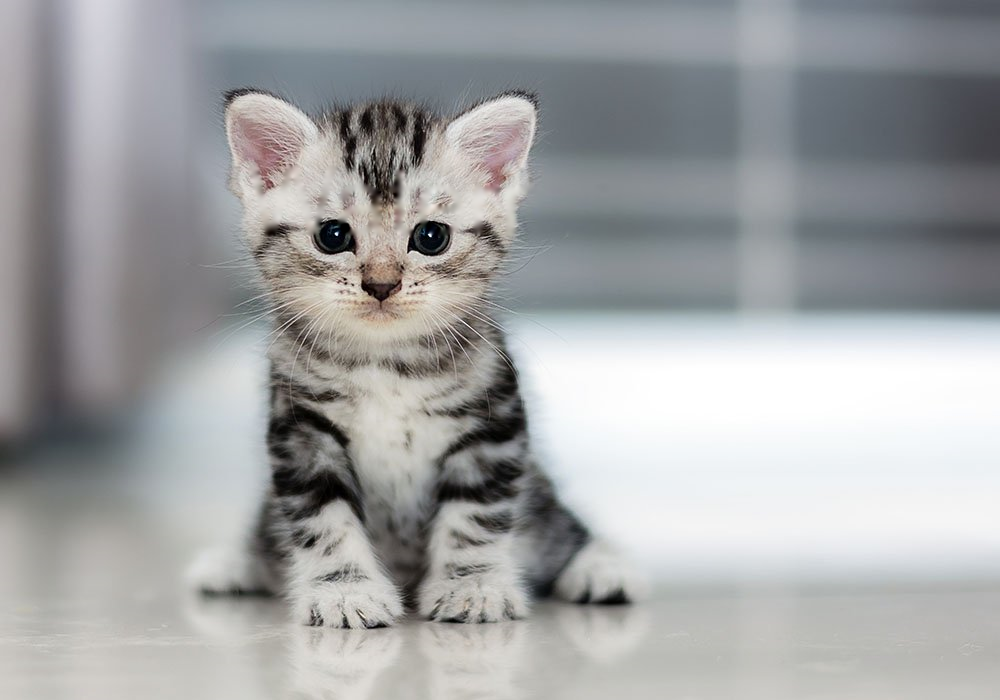
#> input picture line-draw/png/kitty.png, 1000 x 700 px
$ python main.py
#> lines starting #> are read from the running program, lines starting #| are printed output that depends on the picture
import cv2
#opencvはwebp非対応
image = cv2.imread("png/kitty.png")
#> image is the input picture: shape (700, 1000, 3); mean B, G, R 164.4, 163.4, 162.1
gray_image = cv2.cvtColor(image, cv2.COLOR_BGR2GRAY)
cv2.imwrite("png/kitty-gray.png", gray_image)
inverted_image = 255 - gray_image
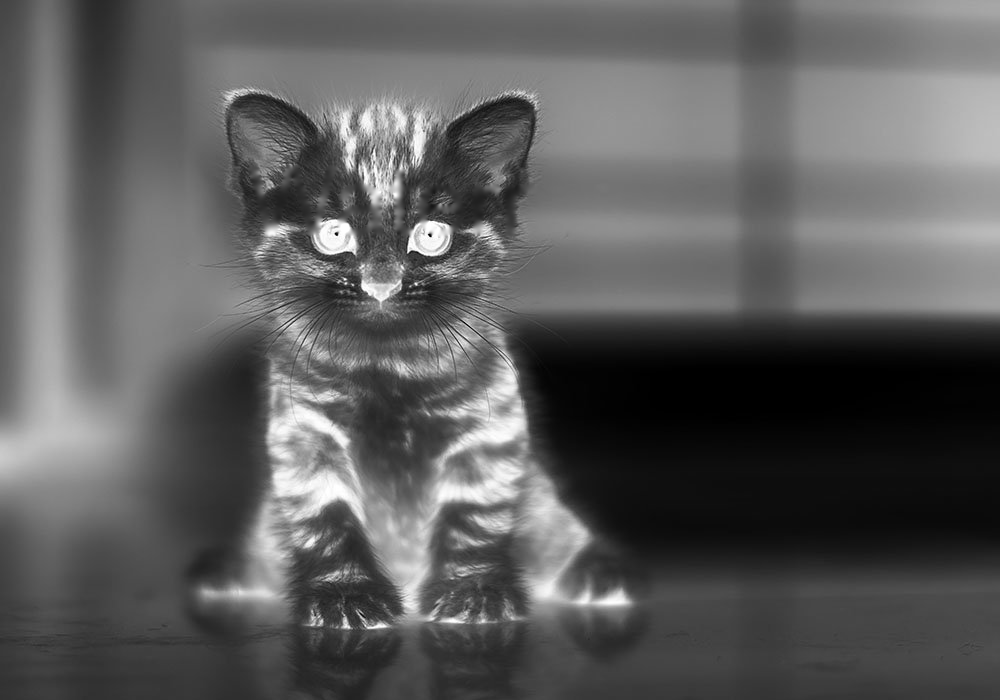
#> inverted_image: shape (700, 1000); min 0, max 255, mean 91.9
cv2.imwrite("png/kitty-inverted.png", inverted_image)
blurred = cv2.GaussianBlur(inverted_image, (21, 21), 0)
cv2.imwrite("png/kitty-blurred.png", blurred)
inverted_blurred = 255 - blurred
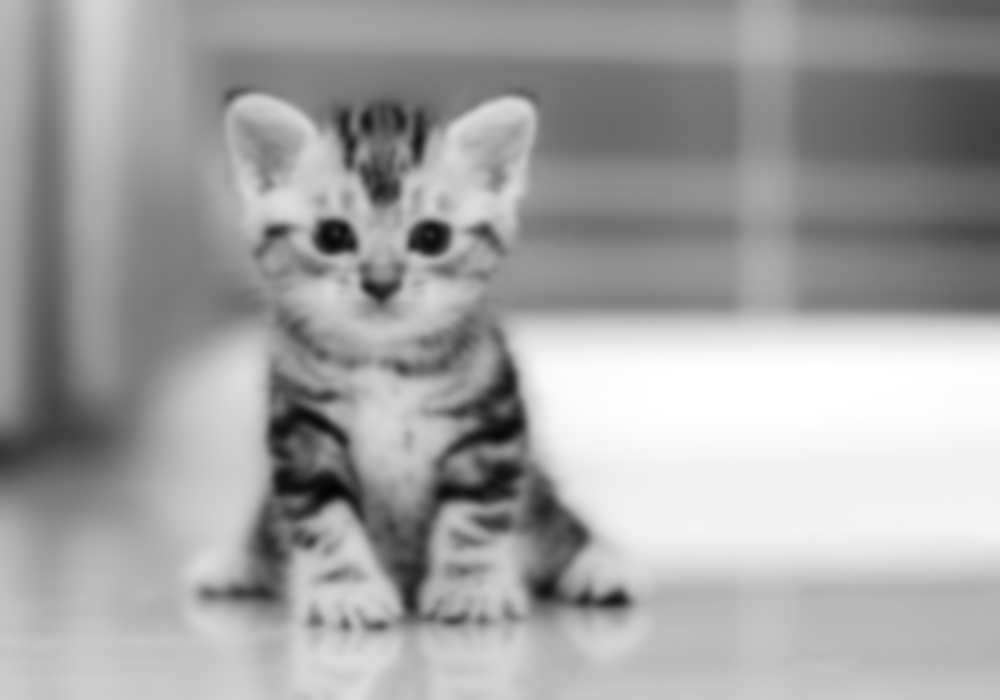
#> inverted_blurred: shape (700, 1000); min 5, max 255, mean 163.1
pencil_sketch = cv2.divide(gray_image, inverted_blurred, scale=256.0)
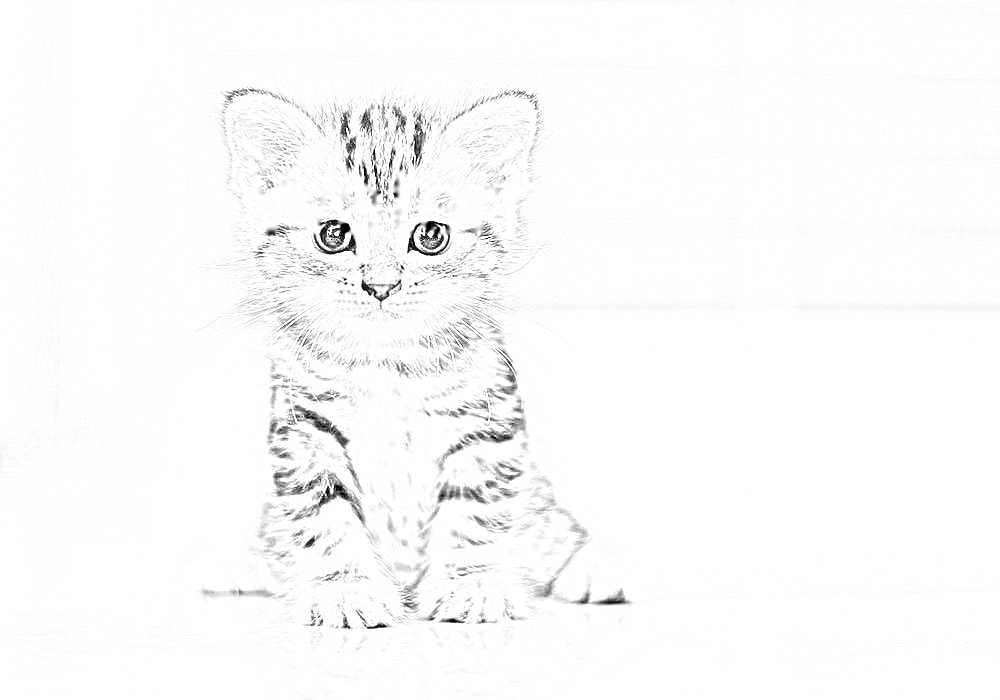
#> pencil_sketch: shape (700, 1000); min 0, max 255, mean 250.8
cv2.imwrite("png/kitty-sketch.png", pencil_sketch)
